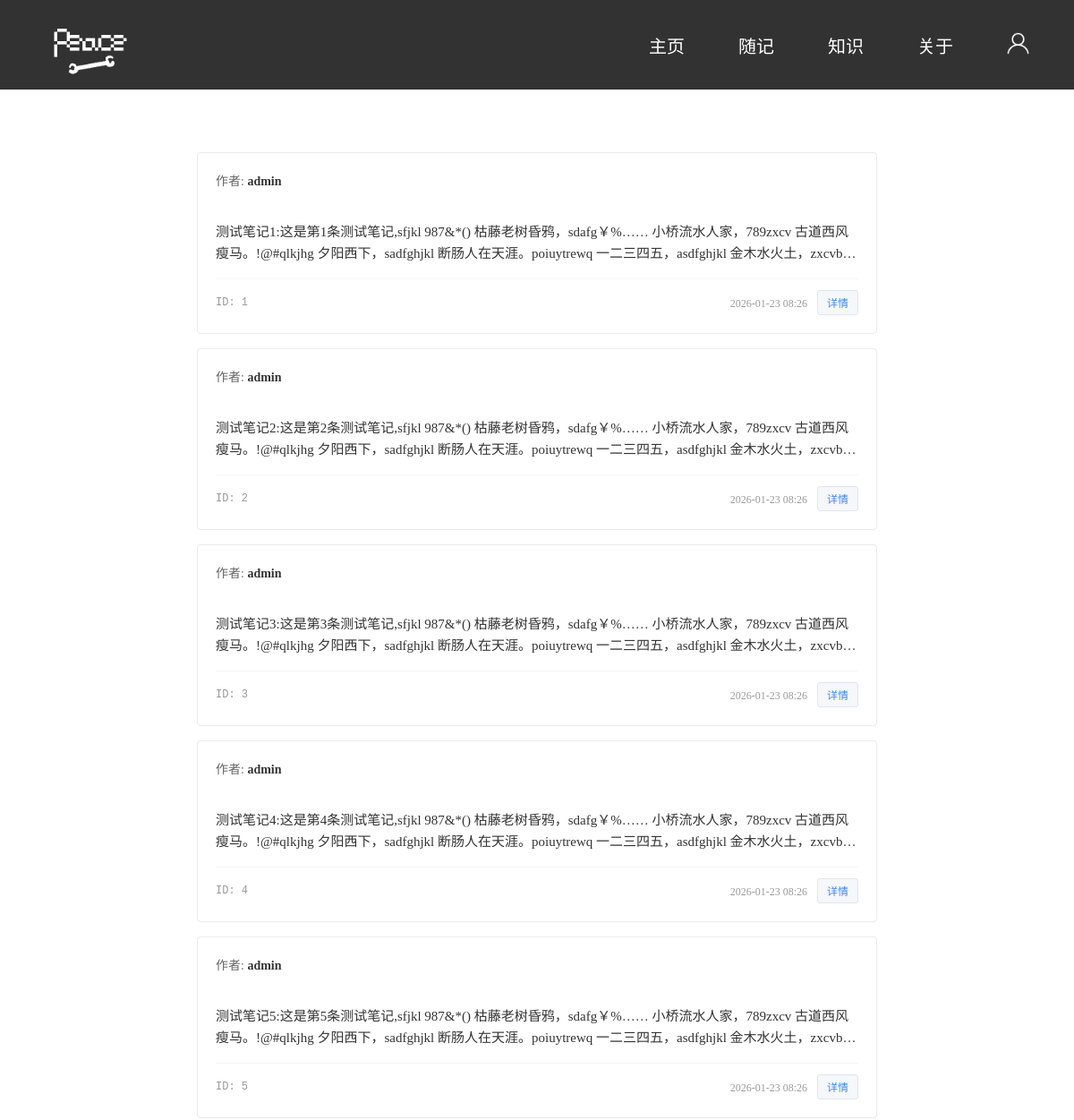
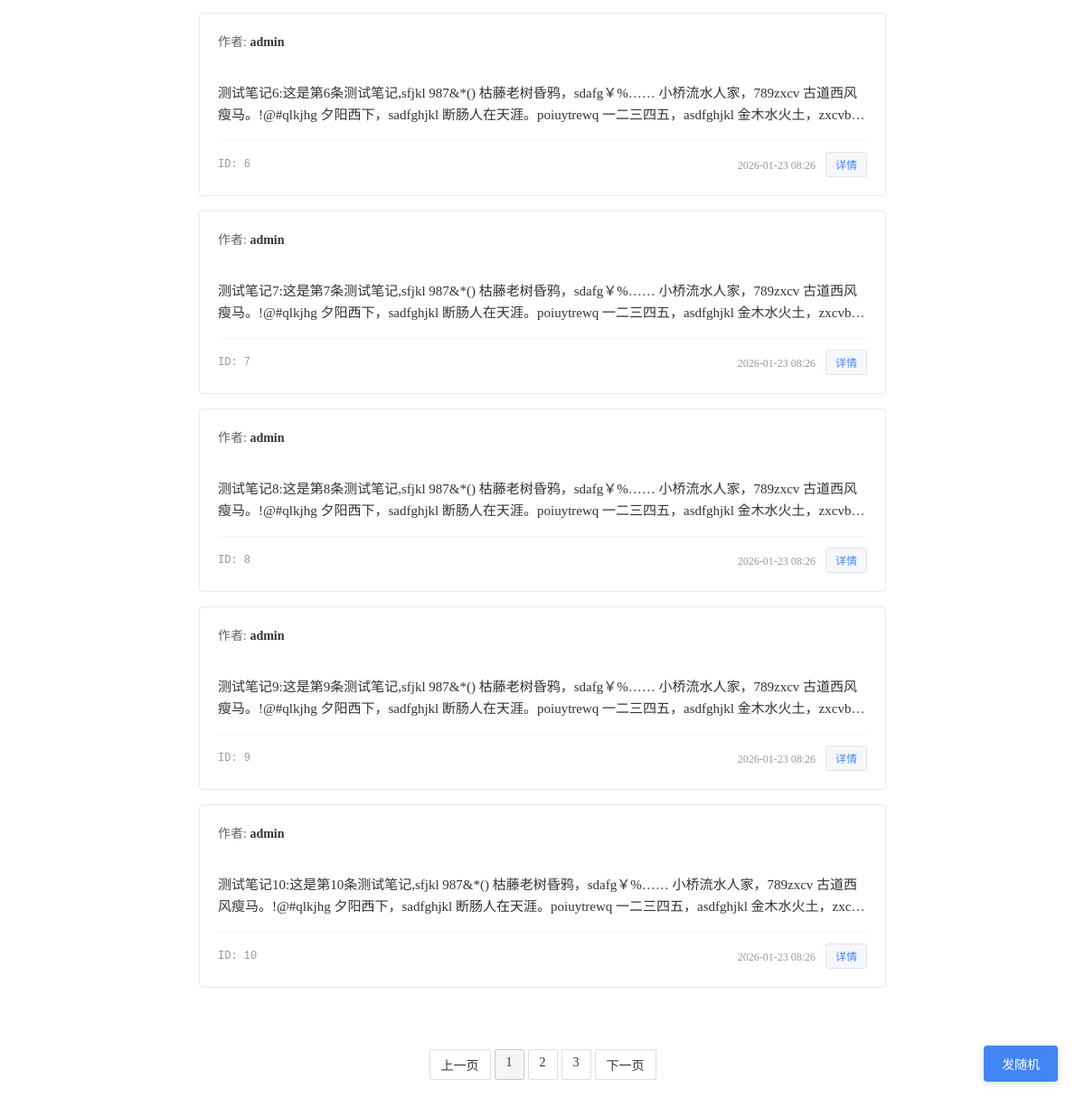
/notes/1, run on the app's committed database (2 pictures, top to bottom).
### app.py (models this page shows, shortened)
class Note(db.Model):
    id = db.Column(db.Integer, primary_key=True)
    body = db.Column(db.Text)
    user_id = db.Column(db.String(8), db.ForeignKey('user.id'))
    created_at = db.Column(db.DateTime, default=db.func.current_timestamp())
    user = db.relationship('User', backref=db.backref('notes', lazy=True))

class User(UserMixin, db.Model):
    __tablename__ = 'user'
    id = db.Column(db.String(8), primary_key=True,)
    username = db.Column(db.String(80), unique=True, nullable=False)
    password_hash = db.Column(db.String(128),nullable=False)
    is_active = db.Column(db.Boolean,default=True)
    created_at=db.Column(db.DateTime,default=db.func.current_timestamp())#######

### app.py (the view)
@app.route('/notes/<int:page>')
def notes(page=1):
    pagination = Note.query.order_by(Note.created_at.desc()) \
    .paginate(page=page,per_page=10,error_out=False)
    anotes = pagination.items
    return render_template('notes.html',notes=anotes,pagination=pagination)

### templates/notes.html (shortened to what this page needs)
{% extends 'base.html' %}
{% block head %}
{{ super() }}
{% endblock %}
{% block content %}
<div class="notes-container">
    {% for note in notes %}
    <div class="note-card">
        <div class="note-author">
            作者: <strong>{{ note.user.username }}</strong>
        </div>
        <div class="note-content">
            {{ note.body }}
        </div>
        <div class="note-meta">
            <div class="note-id">ID: {{ note.id }}</div>
            <div class="note-date">
                {{ note.created_at.strftime('%Y-%m-%d %H:%M') }}
                <a href="{{ url_for('note', id = note.id) }}" class="note-detail-btn">详情</a>
            </div>
        </div>
    </div>
    {% else %}
    <div class="empty-notes">
        暂无数据
    </div>
    {% endfor %}
</div>
    <div class="pagination">
        {% if pagination.has_prev %}
            <a href="{{ url_for('notes', page=pagination.prev_num) }}">上一页</a>
        {% else %}
            <span class="disabled">上一页</span>
        {% endif %}
        {% for page_num in pagination.iter_pages(left_edge=1, right_edge=1) %}
            {% if page_num %}
                {% if pagination.page == page_num %}
                    <span class="current">{{ page_num }}</span>
                {% else %}
                    <a href="{{ url_for('notes', page=page_num) }}">{{ page_num }}</a>
                {% endif %}
            {% else %}
                <span>...</span>
            {% endif %}
        {% endfor %}
        {% if pagination.has_next %}
            <a href="{{ url_for('notes', page=pagination.next_num) }}">下一页</a>
        {% else %}
            <span class="disabled">下一页</span>
        {% endif %}
    </div>
    <a href="{{ url_for('publish') }}" class="publish-btn">发随机</a>
{% endblock %}

### templates/base.html (shortened to what this page needs)
<!DOCTYPE html>
<html lang="en">
<head>
    {% block head %}
    <link rel="stylesheet" type="text/css" href="{{ url_for('static', filename='css/style.css') }}">
    {% endblock %}
</head>
<body>
<div class="guide">
        <img src="{{ url_for('static', filename='image/logo-white.png') }}" class="logo" alt="logo" id="rotatelogo">
        <div class="guide-font-group">
            <div class="guide-font"><a href="{{ url_for('index') }}">主页</a></div>
            <div class="guide-font"><a href="{{ url_for('notes',page=1) }}">随记</a></div>
            <div class="guide-font"><a href="{{ url_for('all_articles') }}">知识</a></div>
            <div class="guide-font"><a href="{{ url_for('about') }}">关于</a></div>
            <a href="
            {%  if current_user.is_authenticated %}
                {{url_for('settings') }}
            {% else %}
                {{ url_for('login') }}
            {% endif %}
            "><img src="{{ url_for('static', filename='image/Login.png') }}" class="Login"></a>
        </div>
</div>
<div class="hidden-block"></div>
    {% block content %}
    {% endblock %}
</body>
</html>

### static/css/style.css (style rules this page uses)
* { margin: 0; padding: 0; box-sizing: border-box; -webkit-box-sizing: border-box; -moz-box-sizing: border-box; }
html { transform-origin:center center; transition:transform 0.5s ease; }
.guide { display:flex; align-items:center; justify-content:space-between; padding:0 50px; height:100px; background: rgb(50,50,50); left:0px; right:0px; position:fixed; overflow:hidden; z-index:999; }
.logo { width:100px; height:100px; object-fit: contain; }
.guide-font-group { display: flex; gap: 60px; }
.guide-font { font-family: "黑体"; color: rgb(255, 255, 255); font-size: 20px; cursor: pointer; }
.guide-font a { text-decoration:none; color:rgb(255,255,255) }
.hidden-block { width: 100%; height:150px; background:transparent; padding:20px; box-sizing:border-box; }
.Login { width:25px; height:25px; object-fit:contain; }

### templates/notes.html (style rules this page uses)
.notes-container { max-width: 800px; margin: 0 auto; padding: 20px; }
.note-card { background: #fff; border: 1px solid #eaeaea; padding: 20px; margin-bottom: 16px; border-radius: 4px; transition: box-shadow 0.2s ease; }
.note-author { font-size: 14px; color: #666; margin-bottom: 8px; }
.note-author strong { color: #333; }
.note-content { word-wrap: break-word; word-break: break-all; white-space: pre-wrap; display: -webkit-box; -webkit-line-clamp: 3; -webkit-box-orient: vertical; overflow: hidden; text-overflow: ellipsis; font-size: 15px; line-height: 1.6; color: #333; margin: 12px 0; white-space: pre-line; }
.note-meta { font-size: 12px; color: #999; display: flex; justify-content: space-between; margin-top: 16px; padding-top: 12px; border-top: 1px solid #f5f5f5; align-items: center; }
.note-id { font-family: monospace; }
.note-detail-btn { display: inline-block; padding: 4px 10px; background-color: #f5f7fa; color: #4285f4; text-decoration: none; border-radius: 3px; border: 1px solid #e0e6ed; font-size: 12px; transition: all 0.2s ease; margin-left: 8px; }
.pagination { display: flex; justify-content: center; gap: 4px; margin: 32px 0; list-style: none; padding: 0; }
.pagination a, .pagination span { padding: 6px 12px; border: 1px solid #ddd; text-decoration: none; color: #333; font-size: 14px; border-radius: 2px; }
.pagination .current { background: #f5f5f5; border-color: #ccc; }
.disabled { color: #ccc; cursor: not-allowed; }
.publish-btn { position: fixed; right: 30px; bottom: 30px; padding: 10px 20px; background-color: #4285f4; color: white; border: none; border-radius: 4px; text-decoration: none; font-size: 14px; box-shadow: 0 2px 8px rgba(0,0,0,0.15); transition: background-color 0.2s ease; }

### data on the page
Note: user.username "admin", body "测试笔记1:这是第1条测试笔记,sfjkl 987&*() 枯藤老树昏鸦，sdafg￥%…… 小桥流水人家，789zxcv 古道西风瘦马。!@#qlkjhg 夕阳西下，sadfghjkl 断肠人在天涯。poiuytrewq…", id "1", created_at "2026-01-23 08:26"
Note: user.username "admin", body "测试笔记2:这是第2条测试笔记,sfjkl 987&*() 枯藤老树昏鸦，sdafg￥%…… 小桥流水人家，789zxcv 古道西风瘦马。!@#qlkjhg 夕阳西下，sadfghjkl 断肠人在天涯。poiuytrewq…", id "2", created_at "2026-01-23 08:26"
Note: user.username "admin", body "测试笔记3:这是第3条测试笔记,sfjkl 987&*() 枯藤老树昏鸦，sdafg￥%…… 小桥流水人家，789zxcv 古道西风瘦马。!@#qlkjhg 夕阳西下，sadfghjkl 断肠人在天涯。poiuytrewq…", id "3", created_at "2026-01-23 08:26"
Note: user.username "admin", body "测试笔记4:这是第4条测试笔记,sfjkl 987&*() 枯藤老树昏鸦，sdafg￥%…… 小桥流水人家，789zxcv 古道西风瘦马。!@#qlkjhg 夕阳西下，sadfghjkl 断肠人在天涯。poiuytrewq…", id "4", created_at "2026-01-23 08:26"
Note: user.username "admin", body "测试笔记5:这是第5条测试笔记,sfjkl 987&*() 枯藤老树昏鸦，sdafg￥%…… 小桥流水人家，789zxcv 古道西风瘦马。!@#qlkjhg 夕阳西下，sadfghjkl 断肠人在天涯。poiuytrewq…", id "5", created_at "2026-01-23 08:26"
Note: user.username "admin", body "测试笔记6:这是第6条测试笔记,sfjkl 987&*() 枯藤老树昏鸦，sdafg￥%…… 小桥流水人家，789zxcv 古道西风瘦马。!@#qlkjhg 夕阳西下，sadfghjkl 断肠人在天涯。poiuytrewq…", id "6", created_at "2026-01-23 08:26"
Note: user.username "admin", body "测试笔记7:这是第7条测试笔记,sfjkl 987&*() 枯藤老树昏鸦，sdafg￥%…… 小桥流水人家，789zxcv 古道西风瘦马。!@#qlkjhg 夕阳西下，sadfghjkl 断肠人在天涯。poiuytrewq…", id "7", created_at "2026-01-23 08:26"
Note: user.username "admin", body "测试笔记8:这是第8条测试笔记,sfjkl 987&*() 枯藤老树昏鸦，sdafg￥%…… 小桥流水人家，789zxcv 古道西风瘦马。!@#qlkjhg 夕阳西下，sadfghjkl 断肠人在天涯。poiuytrewq…", id "8", created_at "2026-01-23 08:26"
Note: user.username "admin", body "测试笔记9:这是第9条测试笔记,sfjkl 987&*() 枯藤老树昏鸦，sdafg￥%…… 小桥流水人家，789zxcv 古道西风瘦马。!@#qlkjhg 夕阳西下，sadfghjkl 断肠人在天涯。poiuytrewq…", id "9", created_at "2026-01-23 08:26"
Note: user.username "admin", body "测试笔记10:这是第10条测试笔记,sfjkl 987&*() 枯藤老树昏鸦，sdafg￥%…… 小桥流水人家，789zxcv 古道西风瘦马。!@#qlkjhg 夕阳西下，sadfghjkl 断肠人在天涯。poiuytrewq…", id "10", created_at "2026-01-23 08:26"

### other printed values
{{ page_num }} "1"
{{ page_num }} "2" "3"
